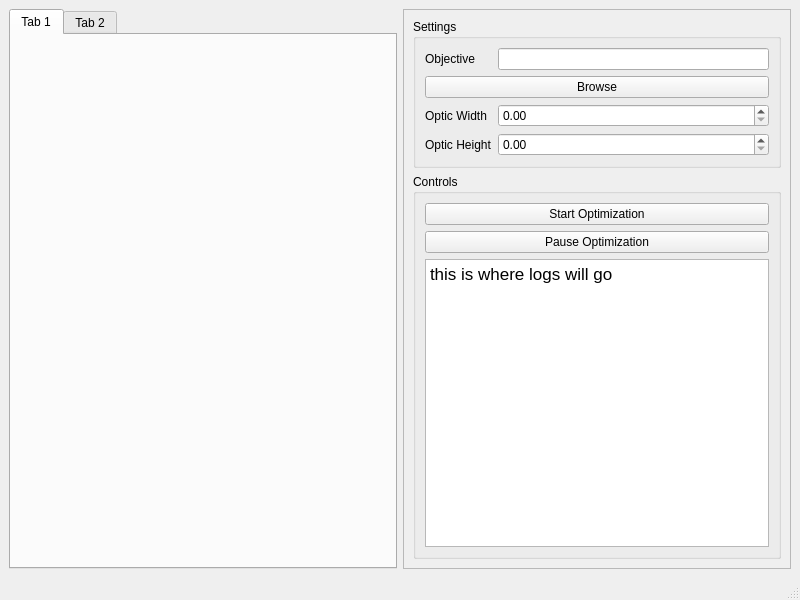
<?xml version="1.0" encoding="UTF-8"?>
<ui version="4.0">
 <class>MainWindow</class>
 <widget class="QMainWindow" name="MainWindow">
  <property name="geometry">
   <rect>
    <x>0</x>
    <y>0</y>
    <width>800</width>
    <height>600</height>
   </rect>
  </property>
  <property name="windowTitle">
   <string>MainWindow</string>
  </property>
  <widget class="QWidget" name="centralwidget">
   <layout class="QHBoxLayout" name="horizontalLayout">
    <item>
     <widget class="QTabWidget" name="tabWidget">
      <widget class="QWidget" name="tab">
       <attribute name="title">
        <string>Tab 1</string>
       </attribute>
      </widget>
      <widget class="QWidget" name="tab_2">
       <attribute name="title">
        <string>Tab 2</string>
       </attribute>
      </widget>
     </widget>
    </item>
    <item>
     <widget class="QScrollArea" name="scrollArea">
      <property name="widgetResizable">
       <bool>true</bool>
      </property>
      <widget class="QWidget" name="scrollAreaWidgetContents">
       <property name="geometry">
        <rect>
         <x>0</x>
         <y>0</y>
         <width>378</width>
         <height>510</height>
        </rect>
       </property>
       <layout class="QVBoxLayout" name="verticalLayout">
        <item>
         <widget class="QGroupBox" name="groupBox">
          <property name="sizePolicy">
           <sizepolicy hsizetype="Preferred" vsizetype="Fixed">
            <horstretch>0</horstretch>
            <verstretch>0</verstretch>
           </sizepolicy>
          </property>
          <property name="title">
           <string>Settings</string>
          </property>
          <layout class="QGridLayout" name="gridLayout">
           <item row="0" column="0">
            <widget class="QLabel" name="label">
             <property name="text">
              <string>Objective</string>
             </property>
            </widget>
           </item>
           <item row="0" column="1">
            <widget class="QLineEdit" name="lineEdit"/>
           </item>
           <item row="1" column="0" colspan="2">
            <widget class="QPushButton" name="pushButton">
             <property name="text">
              <string>Browse</string>
             </property>
            </widget>
           </item>
           <item row="2" column="0">
            <widget class="QLabel" name="label_2">
             <property name="text">
              <string>Optic Width</string>
             </property>
            </widget>
           </item>
           <item row="2" column="1">
            <widget class="QDoubleSpinBox" name="doubleSpinBox"/>
           </item>
           <item row="3" column="0">
            <widget class="QLabel" name="label_3">
             <property name="text">
              <string>Optic Height</string>
             </property>
            </widget>
           </item>
           <item row="3" column="1">
            <widget class="QDoubleSpinBox" name="doubleSpinBox_2"/>
           </item>
          </layout>
         </widget>
        </item>
        <item>
         <widget class="QGroupBox" name="groupBox_2">
          <property name="title">
           <string>Controls</string>
          </property>
          <layout class="QVBoxLayout" name="verticalLayout_2">
           <item>
            <widget class="QPushButton" name="pushButton_2">
             <property name="text">
              <string>Start Optimization</string>
             </property>
            </widget>
           </item>
           <item>
            <widget class="QPushButton" name="pushButton_3">
             <property name="text">
              <string>Pause Optimization</string>
             </property>
            </widget>
           </item>
           <item>
            <widget class="QTextBrowser" name="textBrowser">
             <property name="html">
              <string>&lt;!DOCTYPE HTML PUBLIC &quot;-//W3C//DTD HTML 4.0//EN&quot; &quot;http://www.w3.org/TR/REC-html40/strict.dtd&quot;&gt;
&lt;html&gt;&lt;head&gt;&lt;meta name=&quot;qrichtext&quot; content=&quot;1&quot; /&gt;&lt;meta charset=&quot;utf-8&quot; /&gt;&lt;style type=&quot;text/css&quot;&gt;
p, li { white-space: pre-wrap; }
hr { height: 1px; border-width: 0; }
li.unchecked::marker { content: &quot;\2610&quot;; }
li.checked::marker { content: &quot;\2612&quot;; }
&lt;/style&gt;&lt;/head&gt;&lt;body style=&quot; font-family:'.AppleSystemUIFont'; font-size:13pt; font-weight:400; font-style:normal;&quot;&gt;
&lt;p style=&quot; margin-top:0px; margin-bottom:0px; margin-left:0px; margin-right:0px; -qt-block-indent:0; text-indent:0px;&quot;&gt;this is where logs will go&lt;/p&gt;&lt;/body&gt;&lt;/html&gt;</string>
             </property>
            </widget>
           </item>
          </layout>
         </widget>
        </item>
       </layout>
      </widget>
     </widget>
    </item>
   </layout>
  </widget>
  <widget class="QMenuBar" name="menubar">
   <property name="geometry">
    <rect>
     <x>0</x>
     <y>0</y>
     <width>800</width>
     <height>37</height>
    </rect>
   </property>
  </widget>
  <widget class="QStatusBar" name="statusbar"/>
 </widget>
 <resources/>
 <connections/>
</ui>
